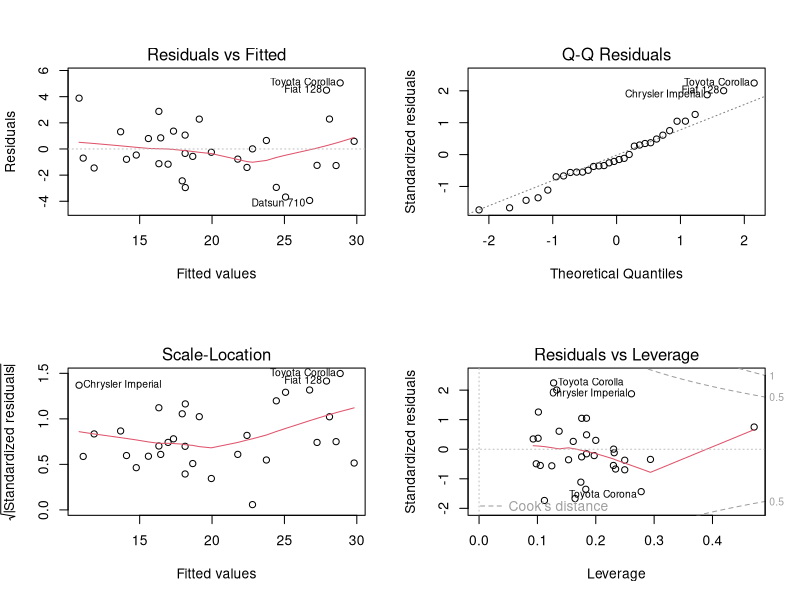
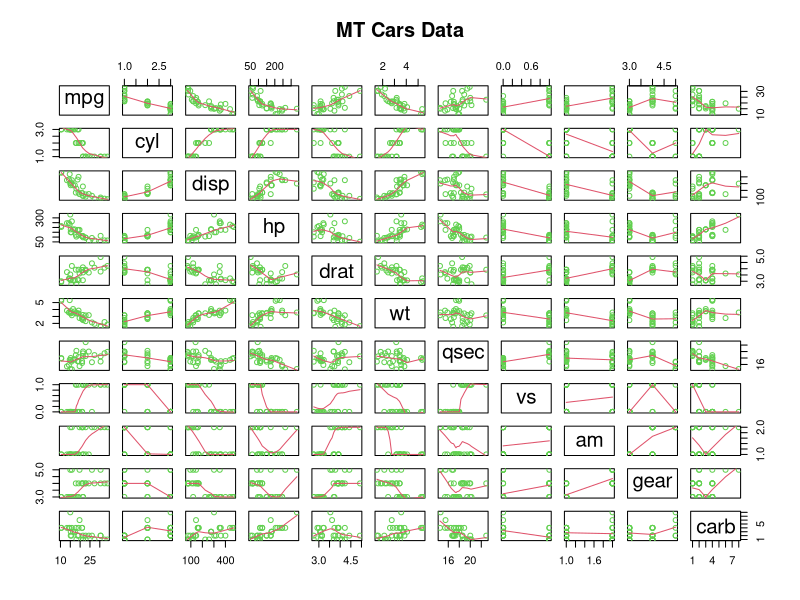

Reproduce these figures in R, in order. (Note: this script raises an error after producing the figures.)
## ---- chunk 1
ipak <- function(pkg){
      new.pkg <- pkg[!(pkg %in% installed.packages()[, "Package"])]
      if (length(new.pkg)) 
            install.packages(new.pkg, dependencies = TRUE)
      sapply(pkg, require, character.only = TRUE)
}

### Package Usage
packages <- c("plyr", "dplyr", "data.table", "dtplyr", "lubridate", "ggplot2", "scales",
                  "reshape2", "knitr", "R.cache", "stringr", "gtools", "quantreg",
                  "graphics", "corrplot", "broom")
ipak(packages)
## ---- chunk 2
data(mtcars)
mtcars$am <- as.factor(mtcars$am)
mtcars$cyl <- as.factor(mtcars$cyl)

## ---- chunk 3
str(mtcars)
head(mtcars)
summary(mtcars)
## ---- chunk 4
fit1 <- lm(mpg ~ factor(am), data = mtcars)
fit1coef <- round(summary(fit1)$coef, 4)
fit1glance <- round(glance(fit1)[1:6], 4)
fit1coef
fit1glance
## ---- chunk 5
fit2 <- lm(mpg ~ factor(am) + wt, data = mtcars)
fit2coef <- round(summary(fit2)$coef, 4)
fit2glance <- round(glance(fit2)[1:6], 4)
fit2coef
fit2glance
## ---- chunk 6
fit3 <- lm(mpg ~ factor(am) + wt + factor(cyl), data = mtcars)
fit3coef <- round(summary(fit3)$coef, 4)
fit3glance <- round(glance(fit3)[1:6], 4)
fit3coef
fit3glance
## ---- chunk 7
fit4E <- lm(mpg ~ factor(am) + wt + factor(cyl) + drat, data = mtcars)
fit4Ecoef <- round(summary(fit4E)$coef, 4)
fit4Eglance <- round(glance(fit4E)[1:6], 4)
fit4Ecoef
fit4Eglance
## ---- chunk 8
fit4 <- lm(mpg ~ factor(am) + wt + factor(cyl) + hp, data = mtcars)
fit4coef <- round(summary(fit4)$coef, 4)
fit4glance <- round(glance(fit4)[1:6], 4)
fit4coef
fit4glance
## ---- chunk 9
fit10 <- lm(mpg ~ ., data = mtcars)
fit10coef <- round(summary(fit10)$coef, 4)
fit10glance <- round(glance(fit10)[1:6], 4)
fit10coef
fit10glance
## ---- chunk 10
mpg.anova <- anova(fit1, fit2, fit3, fit4)
mpg
## ---- chunk 11
par(mfrow = c(2,2))
plot(fit4)
## ---- chunk 12
pairs(mtcars, panel = panel.smooth, main = "MT Cars Data", col = 3)
## ---- chunk 13
mtcars.corr <- scale(cor(mtcars))
corr.upper <- upper.tri(mtcars.corr, diag = FALSE)
corr.grid <- round(mtcars.corr*corr.upper,3)
corrplot(mtcars.corr, method = "number", type = "upper", add = FALSE, 
                  order = "original", is.corr = TRUE)
## ---- chunk 14
par(mfrow = c(2,4), mar = c(6,4,1,1))
g1 <- ggplot(mtcars, aes(x = cyl, y = mpg, group = cyl)) +
            geom_boxplot(width = 0.5) +
            labs(x = "# Cylinders", y = "MPG")
g1
g2 <- ggplot(mtcars, aes(x = disp, y = mpg, group = disp)) +
            geom_dotplot(binaxis = "y", stackdir = "center", dotsize = 0.75, binwidth = 0.5) +
            labs(x = "disp", y = "MPG")
g2
g3 <- ggplot(mtcars, aes(x = hp, y = mpg, group = hp)) +
            geom_dotplot(binaxis = "y", stackdir = "center", dotsize = 0.75, binwidth = 0.5) +
            labs(x = "Horespower", y = "MPG")
g3
g4 <- ggplot(mtcars, aes(x = drat, y = mpg, group = drat)) +
            geom_dotplot(binaxis = "y", stackdir = "center", dotsize = 0.75, binwidth = 0.5) +
            labs(x = "drat", y = "MPG")
g4
g5 <- ggplot(mtcars, aes(x = wt, y = mpg, group = wt)) +
            geom_dotplot(binaxis = "y", stackdir = "center", dotsize = 0.75, binwidth = 0.5) +
            labs(x = "Weight", y = "MPG")
g5
g6 <- ggplot(mtcars, aes(x = vs, y = mpg, group = vs)) +
            geom_boxplot(width = 0.5) +
            labs(x = "vs", y = "MPG")
g6
g7 <- ggplot(mtcars, aes(x = am, y = mpg, group = am)) +
            geom_boxplot(width = 0.5) +
            labs(x = "Auto/Manual", y = "MPG")
g7
g8 <- ggplot(mtcars, aes(x = carb, y = mpg, group = carb)) +
            geom_boxplot(width = 0.5) +
            labs(x = "Carberator", y = "MPG")
g8
